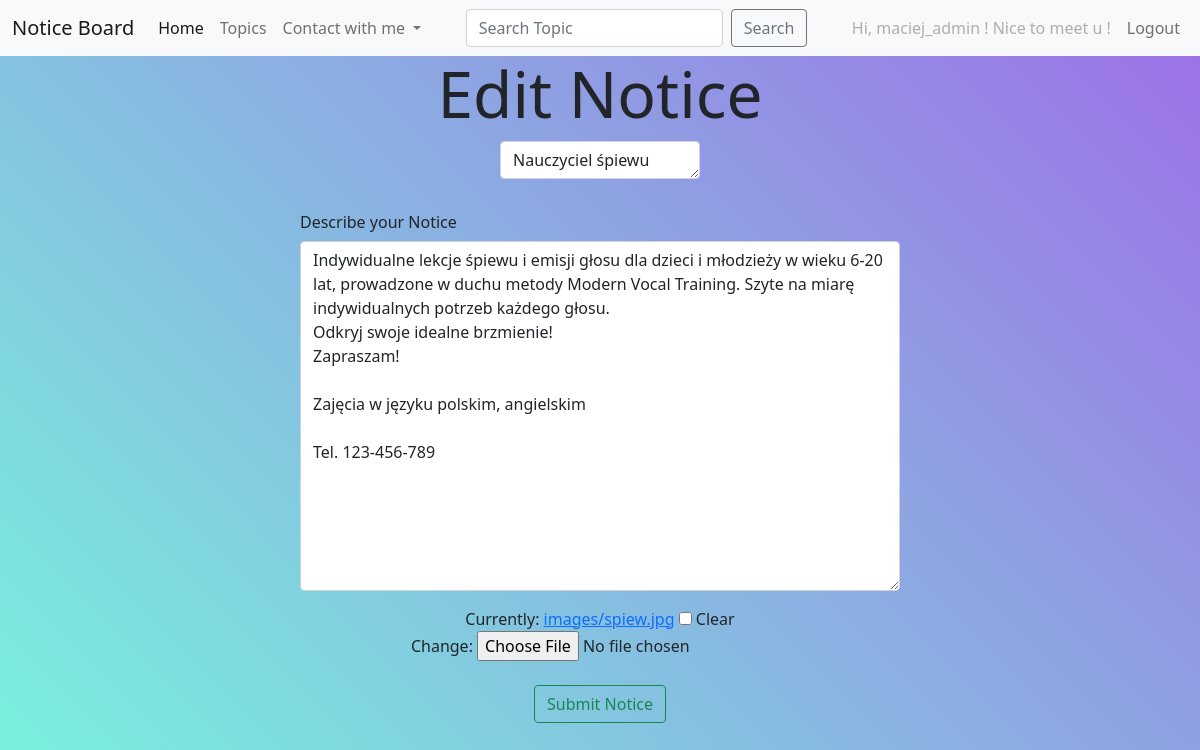
/edit_notice/24/ (signed in), run on the app's committed database.
### notice_boards/models.py (models this page shows, shortened)
class Notice(models.Model):
    topic = models.ForeignKey(Topic, on_delete=models.CASCADE)
    text = models.TextField()
    title = models.CharField(max_length=200)
    date_added = models.DateTimeField(auto_now_add=True)
    image = models.ImageField(null=True, blank=True, upload_to="images/")
    owner = models.ForeignKey(User, on_delete=models.CASCADE)
    class Meta:
        verbose_name_plural = 'notices'

### notice_boards/views.py (the view, shortened to what this page needs)
# urls.py: path('edit_notice/<int:notice_id>/',views.edit_notice, name="edit_notice"),
@login_required
def edit_notice(request, notice_id):
    notice = Notice.objects.get(id=notice_id)
    topic = notice.topic
    if notice.owner != request.user:
        raise Http404
    if request.method != "POST":
        form = NoticeForm(instance = notice)
    content = {"form":form,"notice":notice}
    return render(request,'notice_boards/edit_notice.html',content)

### notice_boards/forms.py
class NoticeForm(forms.ModelForm):
    class Meta:
        model = Notice
        fields = ['title','text','image']
        labels = {'title':'','text':'','image':''}
        widgets = {"text": forms.Textarea(attrs={"cols":80})}

### notice_boards/templates/notice_boards/edit_notice.html (shortened to what this page needs)
{% extends 'notice_boards/base.html' %}
{% block content %}
    <h1 class="display-3 text-center ">Edit Notice</h1>
    <form action="{% url 'notice_boards:edit_notice' notice.id %}" method="post" enctype="multipart/form-data">
      <div class="form-group col-md-6 offset-md-3 ">
        <div class="form-group">
          <div class="col-md-4 offset-md-4 mb-4">
            <textarea class="form-control "  name="title" rows="1" placeholder="Title of Notice...">{{ form.title.value }}</textarea>
          </div>
          <label class="col-form-label">Describe your Notice</label>
          <textarea class="form-control" name="text" rows="14" placeholder="Describe your Notice">{{ form.text.value }}</textarea>
            <div class="text-center p-3">
              {{ form.image }}
            </div>
        </div>
        <div class="text-center p-2">
          <button type="submit" name="submit" class="btn btn-outline-success">Submit Notice</button>
        </div>
      </div>
    </form>
{% endblock %}

### notice_boards/templates/notice_boards/base.html (shortened to what this page needs)
<!doctype html>
<html lang="en">
  <head>
    <link href="https://cdn.jsdelivr.net/npm/bootstrap@5.1.3/dist/css/bootstrap.min.css" rel="stylesheet">
  </head>
  <body>
  <div class="mask gradient-custom">
    <div class=" align-items-center vh-100">
    <nav class="navbar navbar-expand-lg navbar-light bg-light">
      <div class="container-fluid">
        <a class="navbar-brand" href="{% url 'notice_boards:index' %}">Notice Board</a>
      <div class="collapse navbar-collapse" id="navbarSupportedContent">
      <ul class="navbar-nav me-auto mb-2 mb-lg-0">
        <li class="nav-item">
          <a class="nav-link active" aria-current="page" href="{% url 'notice_boards:index' %}">Home</a>
        </li>
        <li class="nav-item">
          <a class="nav-link" href="{% url 'notice_boards:topics' %}">Topics</a>
        </li>
        <li class="nav-item dropdown">
          <a class="nav-link dropdown-toggle" href="#" id="navbarDropdown" role="button" data-bs-toggle="dropdown" aria-expanded="false">
            Contact with me
          </a>
        </li>
      </ul>
          <form class="d-flex" method="post" action="{% url 'notice_boards:search' %}">
            <input class="form-control me-2" type="search" placeholder="Search Topic" aria-label="Search" name="searched">
            <button class="btn btn-outline-secondary" type="submit">Search</button>
          </form>
          <ul class="navbar-nav ms-auto mb-2 mb-lg-0">
            {% if user.is_authenticated %}
                <li class="nav-item">
                  <a class="nav-link disabled ">Hi, {{ user.username }} ! Nice to meet u !</a>
                </li>
                <li class="nav-item">
                  <a class="nav-link" href="{% url 'users:logout' %}">Logout</a>
                </li>
            {% endif %}
          </ul>
        </div>
      </div>
    </nav>
{% block content %} {% endblock content %}
    </div>
  </body>
</html>

### notice_boards/templates/notice_boards/base.html (style rules this page uses)
.gradient-custom { background: #a18cd1; background: -webkit-linear-gradient( 45deg, rgba(29, 236, 197, 0.6), rgba(91, 14, 214, 0.6) 100% ); background: linear-gradient( 45deg, rgba(29, 236, 197, 0.6), rgba(91, 14, 214, 0.6) 100% ); }

### data on the page
Notice: title "Nauczyciel śpiewu", text "Indywidualne lekcje śpiewu i emisji głosu dla dzieci i młodzieży w wieku 6-20 lat, prowadzone w duchu metody Modern Vocal Training. Szyte na miarę indywidualnych potrzeb każdego głosu. Odkryj swoje idealne brzmienie! Zapraszam! Zajęcia w języku polskim, angielskim Tel. 123-456-789"

### other printed values
{{ user.username }} "maciej_admin"
